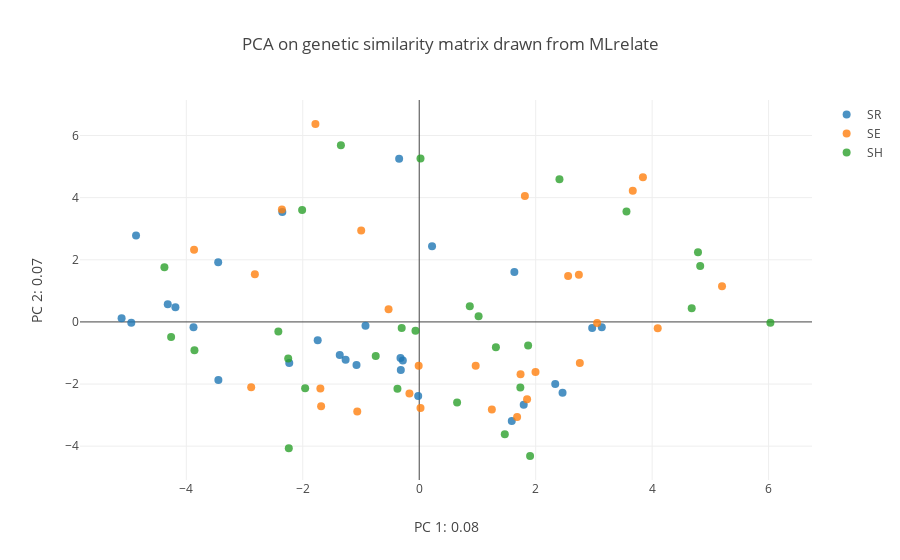

The code cell stored with this chart in its notebook:
### Markdown cell above
**Fig. 1** Distribution of pairwise relatedness values across subsets of the data. Only pairwise-relationship values among individuals within each group are used. 

This had already been done. Here, the question the is whether any group is significantly more related than another, and the answer is no.

Let's run a PCA on the dissimilarity matrix to see what we get.

### Code cell
#### before we move on to the distance matrices we can have a little fun with the similarity matrix:

# begin by scaling the matrix
Sev_sim_matrix_scaled= scale(Sev_sim_matrix)
## PCA on vectors simulated
n_comp = 3

pca = PCA(n_components=n_comp, whiten=False,svd_solver='randomized').fit(Sev_sim_matrix_scaled)
features = pca.transform(Sev_sim_matrix_scaled)

print("; ".join(['PC{0}: {1}'.format(x+1,round(pca.explained_variance_ratio_[x],3)) for x in range(n_comp)]))
print('features shape: {}'.format(features.shape))

## Plot PCA
fig_data= [go.Scatter(
        x = features[gp_index[i],0],
        y = features[gp_index[i],1],
        #z = features[gp_index[i],2],
        type='scatter',
        mode= "markers",
        name= i,
        text= [Seville_order[x] for x in gp_index[i]],
        marker= {
        'line': {'width': 0},
        'size': 8,
        'symbol': 'circle',
      "opacity": .8
      }
    ) for i in gp_index.keys()]


layout = go.Layout(
    title= 'PCA on genetic similarity matrix drawn from MLrelate',
    xaxis= dict(
        title= "PC 1: {}".format(round(pca.explained_variance_ratio_[0],2))
    ),
    yaxis= dict(
        title= "PC 2: {}".format(round(pca.explained_variance_ratio_[1],2))
    )
)

fig = go.Figure(data=fig_data, layout=layout)
iplot(fig)

### Figure 1 — Plotly figure (JSON) as saved in the notebook; plotly's stock layout.template omitted (floating-point values rounded to 4 significant figures)
{"data": [{"marker": {"line": {"width": 0}, "opacity": 0.8, "size": 8, "symbol": "circle"}, "mode": "markers", "name": "SR", "text": ["ESSR18", "ESSR19", "ESSR20", "ESSR01", "ESSR02", "ESSR03", "ESSR04", "ESSR05", "ESSR06", "ESSR07", "ESSR08", "ESSR09", "ESSR10", "ESSR11", "ESSR12", "ESSR13", "ESSR14", "ESSR15", "ESSR16", "ESSR17", "ESSR21", "ESSR22", "ESSR23", "ESSR24", "ESSR25", "ESSR26", "ESSR27", "ESSR28"], "type": "scatter", "x": [-1.077, -1.365, -2.232, -0.345, -3.877, -4.319, -1.264, -0.9229, 2.335, -0.2817, -2.352, -4.187, 1.794, -3.449, 2.97, -0.3221, 2.461, -5.112, 3.135, 1.589, -0.01778, 1.633, 0.22, -4.945, -3.453, -1.744, -0.3164, -4.864], "y": [-1.383, -1.065, -1.323, 5.256, -0.1686, 0.5696, -1.217, -0.1217, -2.001, -1.239, 3.54, 0.4728, -2.668, -1.87, -0.1928, -1.158, -2.281, 0.1187, -0.1706, -3.192, -2.381, 1.609, 2.439, -0.02795, 1.917, -0.5912, -1.546, 2.783]}, {"marker": {"line": {"width": 0}, "opacity": 0.8, "size": 8, "symbol": "circle"}, "mode": "markers", "name": "SE", "text": ["ESSE01", "ESSE02", "ESSE03", "ESSE04", "ESSE05", "ESSE06", "ESSE07", "ESSE08", "ESSE09", "ESSE10", "ESSE11", "ESSE12", "ESSE13", "ESSE14", "ESSE15", "ESSE16", "ESSE17", "ESSE18", "ESSE19", "ESSE20", "ESSE21", "ESSE22", "ESSE23", "ESSE24", "ESSE25", "ESSE26", "ESSE27", "ESSE28"], "type": "scatter", "x": [-1.783, 0.02183, -1.685, 2.758, 1.247, 2.557, 1.852, 5.2, 4.096, -1.064, 3.842, 1.74, 3.667, 0.9695, 1.815, 2.741, -1.698, -0.9968, 1.997, 1.681, -0.1683, -2.359, -3.867, -0.009476, -0.5268, -2.886, -2.823, 3.055], "y": [6.372, -2.772, -2.717, -1.319, -2.818, 1.479, -2.49, 1.147, -0.2041, -2.886, 4.661, -1.684, 4.226, -1.409, 4.051, 1.518, -2.143, 2.944, -1.609, -3.059, -2.304, 3.62, 2.324, -1.414, 0.4105, -2.105, 1.536, -0.03492]}, {"marker": {"line": {"width": 0}, "opacity": 0.8, "size": 8, "symbol": "circle"}, "mode": "markers", "name": "SH", "text": ["ESSH10", "ESSH11", "ESSH12", "ESSH13", "ESSH14", "ESSH15", "ESSH16", "ESSH17", "ESSH18", "ESSH19", "ESSH08", "ESSH09", "ESSH01", "ESSH02", "ESSH03", "ESSH04", "ESSH05", "ESSH06", "ESSH07", "ESSH20", "ESSH21", "ESSH22", "ESSH23", "ESSH24", "ESSH25", "ESSH26", "ESSH27", "ESSH28"], "type": "scatter", "x": [6.031, 4.679, -1.959, 1.904, 1.87, 1.469, 0.02172, -0.7473, 4.825, -1.345, 4.787, 1.736, 0.8682, -0.0644, 3.559, 1.317, 0.6501, -0.374, 2.408, -2.25, -2.011, -2.42, -2.24, -0.3013, -4.376, -3.86, 1.019, -4.262], "y": [-0.02893, 0.4361, -2.137, -4.316, -0.7609, -3.613, 5.264, -1.095, 1.802, 5.689, 2.243, -2.11, 0.5078, -0.2866, 3.551, -0.8177, -2.593, -2.147, 4.589, -1.181, 3.603, -0.3064, -4.066, -0.1958, 1.762, -0.9108, 0.1805, -0.4859]}], "layout": {"title": "PCA on genetic similarity matrix drawn from MLrelate", "xaxis": {"title": "PC 1: 0.08"}, "yaxis": {"title": "PC 2: 0.07"}}}
